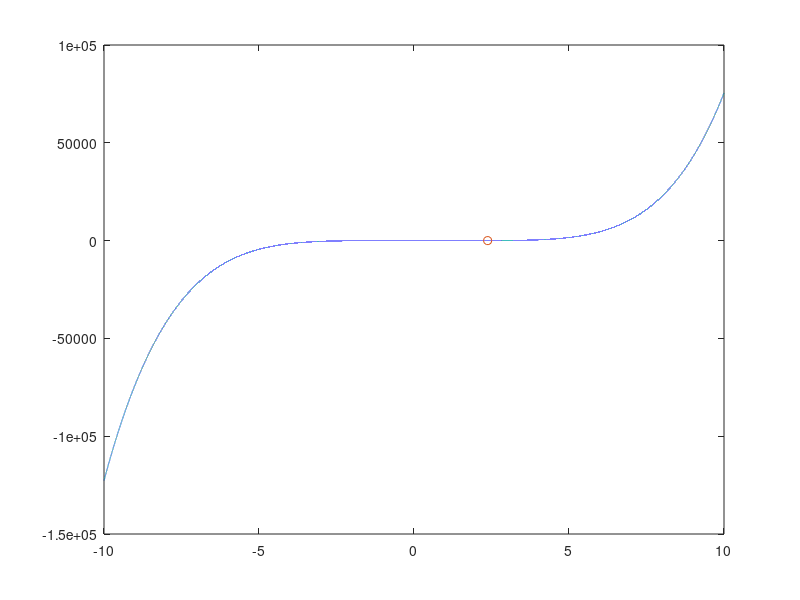

This figure's MATLAB source:
clear;
clc;
n = 5;
a = rand(n);
A = eig(a);
P = poly(A);
r = roots(P);
R = [];
for i = 1:length(r)
    if (abs(imag(r(i))) < 1.0e-4)
        r(i) = real(r(i));
        R = [R r(i)];
    end
end
x = linspace(-10,10,100000);
plot(x,polyval(P,x));
hold on
plot(R,polyval(P,R),'o');
hold off
Pa = polyval(P,a); %% не является
